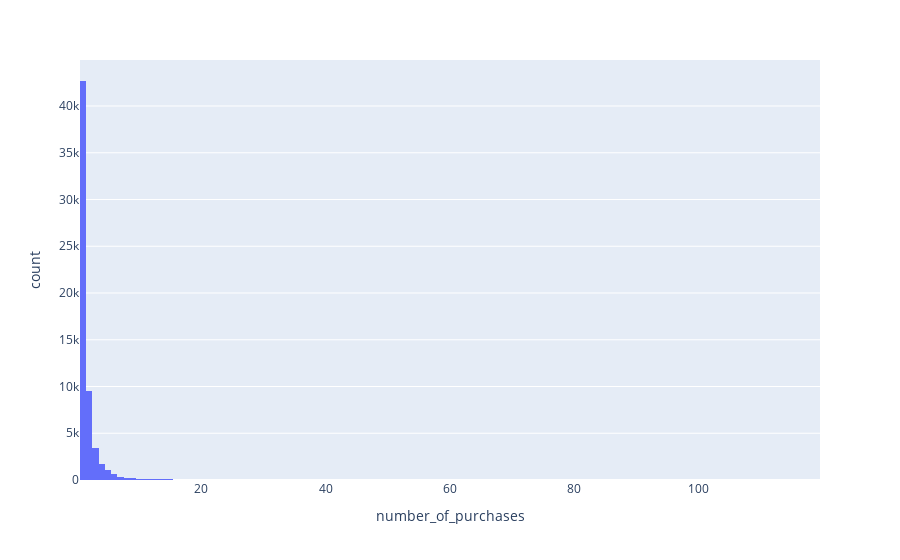

The notebook cell this image was saved under:
### Code cell
px.histogram(item_week_purchase, x='number_of_purchases')

### Figure 1 — Plotly figure (JSON) as saved in the notebook; plotly's stock layout.template omitted (floating-point values rounded to 4 significant figures; data arrays with more than 128 entries replaced by an {"elided": "..."} marker saying what was removed)
{"data": [{"alignmentgroup": "True", "bingroup": "x", "hovertemplate": "number_of_purchases=%{x}<br>count=%{y}<extra></extra>", "legendgroup": "", "marker": {"color": "#636efa", "pattern": {"shape": ""}}, "name": "", "offsetgroup": "", "orientation": "v", "showlegend": false, "type": "histogram", "x": {"elided": "60793 int values"}, "xaxis": "x", "yaxis": "y"}], "layout": {"barmode": "relative", "legend": {"tracegroupgap": 0}, "margin": {"t": 60}, "xaxis": {"anchor": "y", "domain": [0, 1], "title": {"text": "number_of_purchases"}}, "yaxis": {"anchor": "x", "domain": [0, 1], "title": {"text": "count"}}}}
